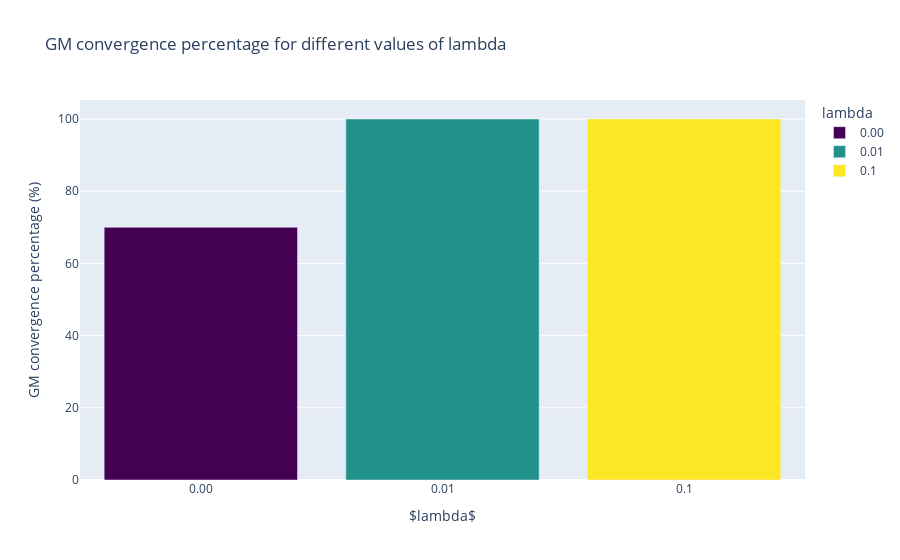

Here is the notebook cell this chart was saved with:
### Code cell
fig = px.bar(la_gm_conv_prc, x='lambda', y='percentage',
             title='GM convergence percentage for different values of lambda',
             color='lambda',
             color_discrete_sequence =['#440154', '#21918c', '#fde725'])
fig.update_layout(
    xaxis_title=r'$lambda$',
    yaxis_title=r'GM convergence percentage (%)'
)
fig.show()
# save the figure
fig.write_image("Images/GM_GC_for_la.png")

### Figure 1 — Plotly figure (JSON) as saved in the notebook; plotly's stock layout.template omitted (floating-point values rounded to 4 significant figures)
{"data": [{"alignmentgroup": "True", "hovertemplate": "lambda=%{x}<br>percentage=%{y}<extra></extra>", "legendgroup": "0.00", "marker": {"color": "#440154", "pattern": {"shape": ""}}, "name": "0.00", "offsetgroup": "0.00", "orientation": "v", "showlegend": true, "textposition": "auto", "type": "bar", "x": ["0.00"], "xaxis": "x", "y": [70], "yaxis": "y"}, {"alignmentgroup": "True", "hovertemplate": "lambda=%{x}<br>percentage=%{y}<extra></extra>", "legendgroup": "0.01", "marker": {"color": "#21918c", "pattern": {"shape": ""}}, "name": "0.01", "offsetgroup": "0.01", "orientation": "v", "showlegend": true, "textposition": "auto", "type": "bar", "x": ["0.01"], "xaxis": "x", "y": [100], "yaxis": "y"}, {"alignmentgroup": "True", "hovertemplate": "lambda=%{x}<br>percentage=%{y}<extra></extra>", "legendgroup": "0.1", "marker": {"color": "#fde725", "pattern": {"shape": ""}}, "name": "0.1", "offsetgroup": "0.1", "orientation": "v", "showlegend": true, "textposition": "auto", "type": "bar", "x": ["0.1"], "xaxis": "x", "y": [100], "yaxis": "y"}], "layout": {"barmode": "relative", "legend": {"title": {"text": "lambda"}, "tracegroupgap": 0}, "title": {"text": "GM convergence percentage for different values of lambda"}, "xaxis": {"anchor": "y", "categoryarray": ["0.00", "0.01", "0.1"], "categoryorder": "array", "domain": [0, 1], "title": {"text": "$lambda$"}}, "yaxis": {"anchor": "x", "domain": [0, 1], "title": {"text": "GM convergence percentage (%)"}}}}
